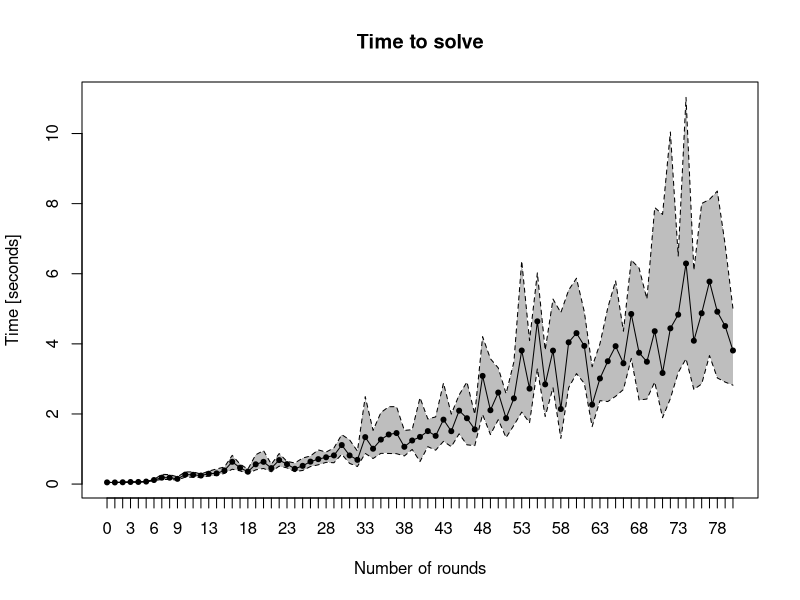

R code for this plot:
library(data.table)
library(boot)

replicates = 1000

#raw_data = read.csv('sha1-16bit-nores.csv')
raw_data = read.csv('sha1-32bit-out8bitREF.csv')
# Columns
#  - rounds     number of rounds
#  - time       time to solve

tbl = data.table(raw_data)
groupped = tbl[,list(times=list(time)), by=rounds]
groupped = groupped[order(rounds)] # Sort by number of rounds, for plotting

bca_mean <- function(data, indices) {
    filtered_data <- data[indices]
    return(mean(filtered_data))
}

times_stat <- function(times) {
    if (length(unique(times)) > 1) {
        bobj = boot(data=times, statistic=bca_mean, R=replicates)
        ci = boot.ci(bobj, type="bca", conf=0.95)
        return(list(mean=mean(times), ci_low=ci$bca[4], ci_high=ci$bca[5]))
    } else {
        return(list(mean=mean(times), ci_low=mean(times), ci_high=mean(times)))
    }
}

for(r in groupped$rounds) {
    times <- unlist(groupped[groupped$rounds==r]$times)
    #print(r)
    #print(times)
    stat = times_stat(times)
    groupped[groupped$rounds==r, "mean"] = stat$mean
    groupped[groupped$rounds==r, "ci_low"] = stat$ci_low
    groupped[groupped$rounds==r, "ci_high"] = stat$ci_high
}

plot(x = 1,
     #log = "y",
     xlim = range(groupped$rounds),
     ylim = range(groupped$ci_low, groupped$ci_high),
     xlab = "Number of rounds",
     ylab = "Time [seconds]",
     main = "Time to solve",
     type = "n",
     xaxt = "n")
axis(side = 1,
     at = groupped$rounds)
polygon(x = c(groupped$rounds, rev(groupped$rounds)),
        y = c(groupped$ci_low, rev(groupped$ci_high)),
        col = "grey",
        border = NA)
lines(groupped$rounds, groupped$ci_low, type="l", lty=2)
lines(groupped$rounds, groupped$ci_high, type="l", lty=2)
lines(groupped$rounds, groupped$mean, type="o", pch=20, bg="black")
